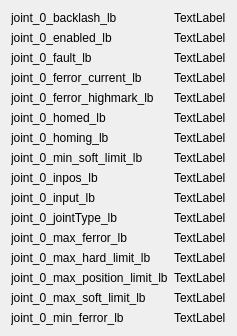
      <widget class="QWidget" name="tab_7">
       <attribute name="title">
        <string>7</string>
       </attribute>
       <layout class="QGridLayout" name="gridLayout_7">
        <item row="7" column="0">
         <widget class="QLabel" name="label_91">
          <property name="text">
           <string>joint_0_min_soft_limit_lb</string>
          </property>
         </widget>
        </item>
        <item row="5" column="0">
         <widget class="QLabel" name="label_88">
          <property name="text">
           <string>joint_0_homed_lb</string>
          </property>
         </widget>
        </item>
        <item row="6" column="1">
         <widget class="QLabel" name="joint_0_homing_lb">
          <property name="text">
           <string>TextLabel</string>
          </property>
         </widget>
        </item>
        <item row="11" column="0">
         <widget class="QLabel" name="label_94">
          <property name="text">
           <string>joint_0_max_ferror_lb</string>
          </property>
         </widget>
        </item>
        <item row="7" column="1">
         <widget class="QLabel" name="joint_0_min_soft_limit_lb">
          <property name="text">
           <string>TextLabel</string>
          </property>
         </widget>
        </item>
        <item row="1" column="0">
         <widget class="QLabel" name="label_84">
          <property name="text">
           <string>joint_0_enabled_lb</string>
          </property>
         </widget>
        </item>
        <item row="1" column="1">
         <widget class="QLabel" name="joint_0_enabled_lb">
          <property name="text">
           <string>TextLabel</string>
          </property>
         </widget>
        </item>
        <item row="10" column="0">
         <widget class="QLabel" name="label_90">
          <property name="text">
           <string>joint_0_jointType_lb</string>
          </property>
         </widget>
        </item>
        <item row="8" column="0">
         <widget class="QLabel" name="label_92">
          <property name="text">
           <string>joint_0_inpos_lb</string>
          </property>
         </widget>
        </item>
        <item row="14" column="0">
         <widget class="QLabel" name="label_97">
          <property name="text">
           <string>joint_0_max_soft_limit_lb</string>
          </property>
         </widget>
        </item>
        <item row="10" column="1">
         <widget class="QLabel" name="joint_0_jointType_lb">
          <property name="text">
           <string>TextLabel</string>
          </property>
         </widget>
        </item>
        <item row="2" column="0">
         <widget class="QLabel" name="label_85">
          <property name="text">
           <string>joint_0_fault_lb</string>
          </property>
         </widget>
        </item>
        <item row="3" column="0">
         <widget class="QLabel" name="label_86">
          <property name="text">
           <string>joint_0_ferror_current_lb</string>
          </property>
         </widget>
        </item>
        <item row="3" column="1">
         <widget class="QLabel" name="joint_0_ferror_current_lb">
          <property name="text">
           <string>TextLabel</string>
          </property>
         </widget>
        </item>
        <item row="5" column="1">
         <widget class="QLabel" name="joint_0_homed_lb">
          <property name="text">
           <string>TextLabel</string>
          </property>
         </widget>
        </item>
        <item row="4" column="1">
         <widget class="QLabel" name="joint_0_ferror_highmark_lb">
          <property name="text">
           <string>TextLabel</string>
          </property>
         </widget>
        </item>
        <item row="0" column="0">
         <widget class="QLabel" name="label_83">
          <property name="text">
           <string>joint_0_backlash_lb</string>
          </property>
         </widget>
        </item>
        <item row="12" column="0">
         <widget class="QLabel" name="label_96">
          <property name="text">
           <string>joint_0_max_hard_limit_lb</string>
          </property>
         </widget>
        </item>
        <item row="0" column="1">
         <widget class="QLabel" name="joint_0_backlash_lb">
          <property name="text">
           <string>TextLabel</string>
          </property>
         </widget>
        </item>
        <item row="4" column="0">
         <widget class="QLabel" name="label_87">
          <property name="text">
           <string>joint_0_ferror_highmark_lb</string>
          </property>
         </widget>
        </item>
        <item row="8" column="1">
         <widget class="QLabel" name="joint_0_inpos_lb">
          <property name="text">
           <string>TextLabel</string>
          </property>
         </widget>
        </item>
        <item row="2" column="1">
         <widget class="QLabel" name="joint_0_fault_lb">
          <property name="text">
           <string>TextLabel</string>
          </property>
         </widget>
        </item>
        <item row="9" column="0">
         <widget class="QLabel" name="label_93">
          <property name="text">
           <string>joint_0_input_lb</string>
          </property>
         </widget>
        </item>
        <item row="9" column="1">
         <widget class="QLabel" name="joint_0_input_lb">
          <property name="text">
           <string>TextLabel</string>
          </property>
         </widget>
        </item>
        <item row="6" column="0">
         <widget class="QLabel" name="label_89">
          <property name="text">
           <string>joint_0_homing_lb</string>
          </property>
         </widget>
        </item>
        <item row="15" column="0">
         <widget class="QLabel" name="label_95">
          <property name="text">
           <string>joint_0_min_ferror_lb</string>
          </property>
         </widget>
        </item>
        <item row="13" column="0">
         <widget class="QLabel" name="label_98">
          <property name="text">
           <string>joint_0_max_position_limit_lb</string>
          </property>
         </widget>
        </item>
        <item row="11" column="1">
         <widget class="QLabel" name="joint_0_max_ferror_lb">
          <property name="text">
           <string>TextLabel</string>
          </property>
         </widget>
        </item>
        <item row="12" column="1">
         <widget class="QLabel" name="joint_0_max_hard_limit_lb">
          <property name="text">
           <string>TextLabel</string>
          </property>
         </widget>
        </item>
        <item row="13" column="1">
         <widget class="QLabel" name="joint_0_max_position_limit_lb">
          <property name="text">
           <string>TextLabel</string>
          </property>
         </widget>
        </item>
        <item row="14" column="1">
         <widget class="QLabel" name="joint_0_max_soft_limit_lb">
          <property name="text">
           <string>TextLabel</string>
          </property>
         </widget>
        </item>
        <item row="15" column="1">
         <widget class="QLabel" name="joint_0_min_ferror_lb">
          <property name="text">
           <string>TextLabel</string>
          </property>
         </widget>
        </item>
       </layout>
      </widget>
